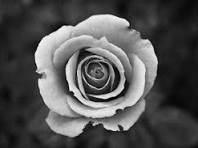
#> input picture input/image.png, 198 x 148 px, found by its file name
$ python step5.py
#> lines starting #> are read from the running program, lines starting #| are printed output that depends on the picture
import cv2

img = cv2.imread("input/image.png")
#> img is the input picture: shape (148, 198, 3); min 0, max 255, mean 82.5

blur_img = cv2.GaussianBlur(img,(5,5),0)
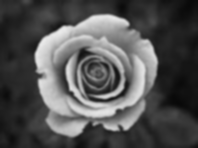
#> blur_img: shape (148, 198, 3); min 8, max 234, mean 82.5
cv2.imshow("blur" ,blur_img)
cv2.imwrite("output/blur.jpg", blur_img)
cv2.waitKey(0)
cv2.destroyAllWindows()
